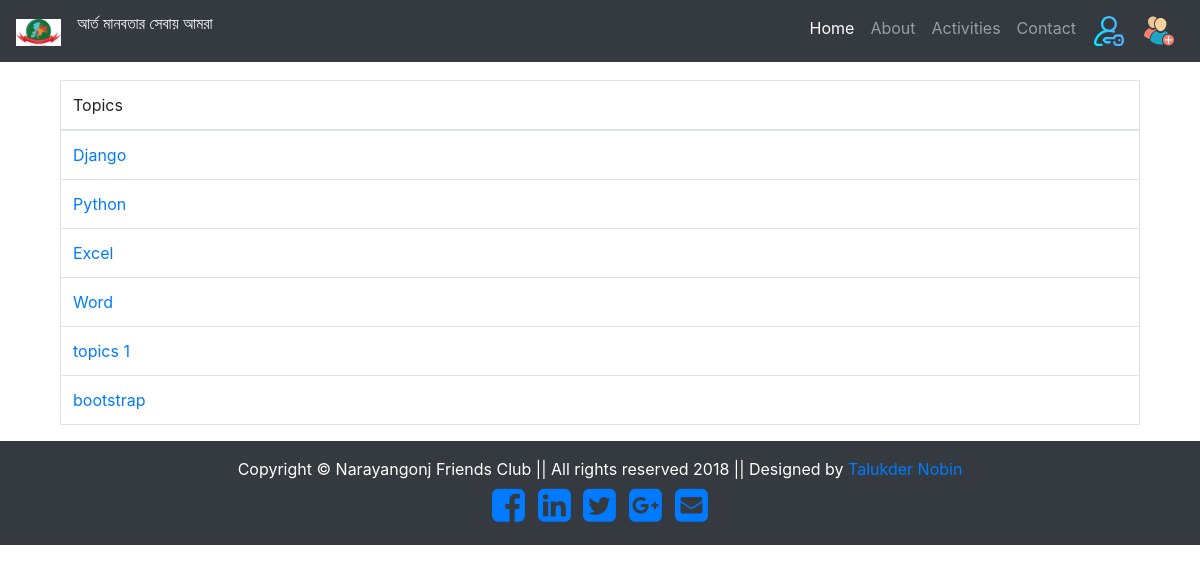
Before: /topics with the older database file.
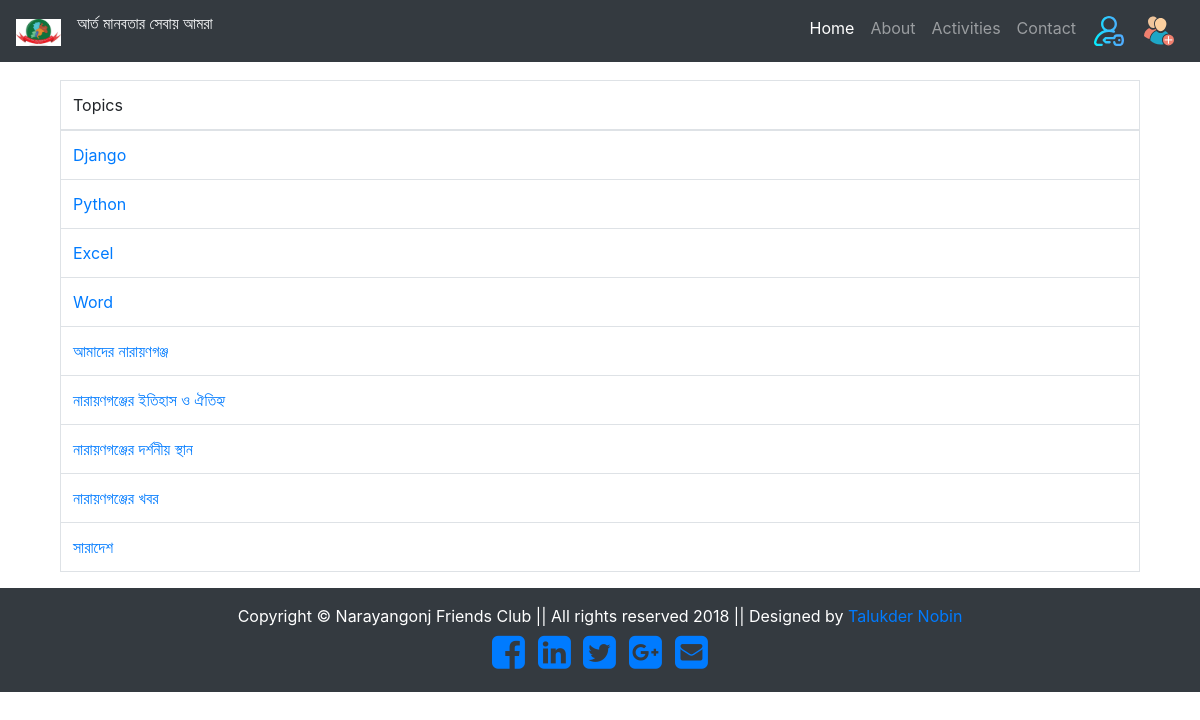
After: the same page with the newer database file.
### nfc/models.py (models this page shows, shortened)
class category(models.Model):
    name = models.CharField(max_length=100)

### nfc/views.py (the view)
# urls.py: path('topics',views.ShowTopic, name='category'),
def ShowTopic(request):
    query = category.objects.all()
    return render(request, "AllTopic.html", {"topic":query})

### nfc/templates/AllTopic.html (shortened to what this page needs)
{% extends 'base.html' %}
{% block content %}
<div class="container" style="margin-top: 80px;">
    <table class="table table-bordered">
        <thead>
        <tr class="success">
            <td>Topics</td>
        </tr>
        </thead>
        <tbody>
        {% for t in topic %}
        <tr>
            <td><a href="{% url 'nfc:category' name=t.name %}"> {{ t.name }}</a></td>
        </tr>
        {% endfor %}
        </tbody>
    </table>
</div>
{% endblock %}

Changed rows visible on the page:
removed category: name "topics 1"
removed category: name "bootstrap"
added category: name "আমাদের নারায়ণগঞ্জ"
added category: name "নারায়ণগঞ্জের ইতিহাস ও ঐতিহ্য"
added category: name "নারায়ণগঞ্জের দর্শনীয় স্থান"
added category: name "নারায়ণগঞ্জের খবর"
added category: name "সারাদেশ"
